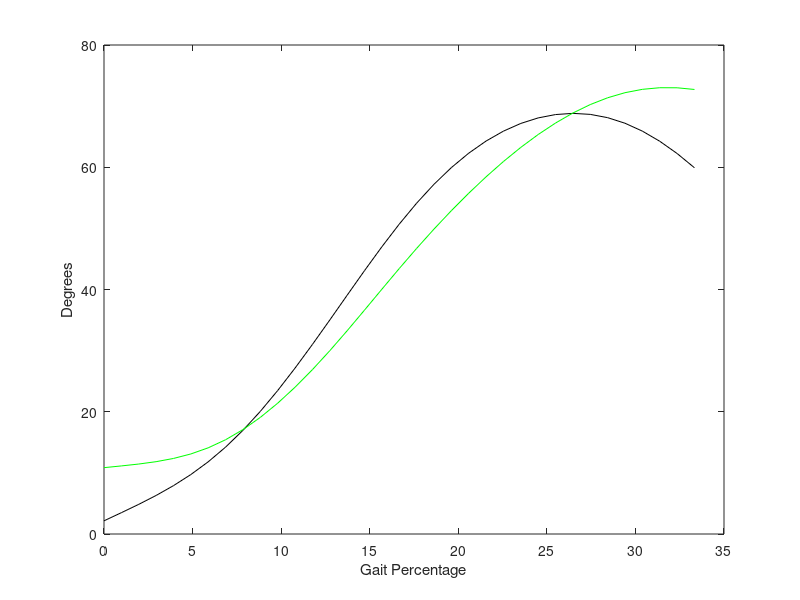
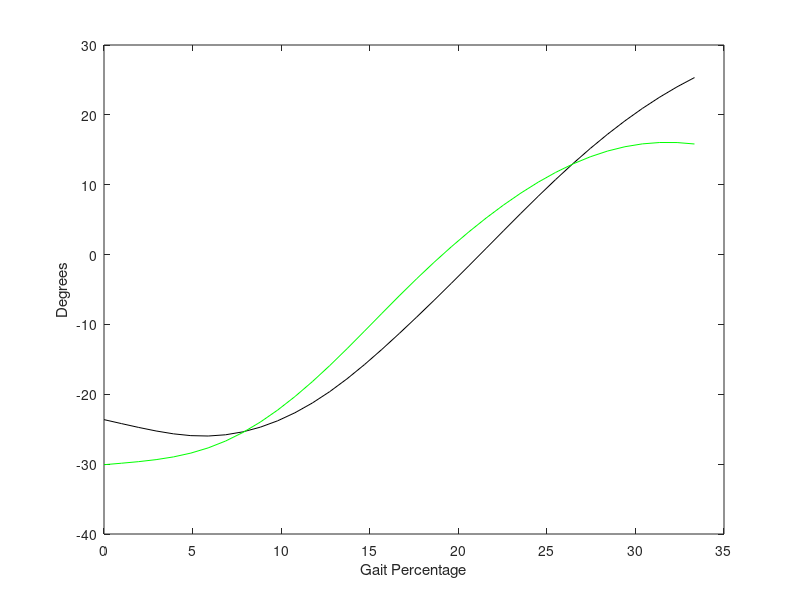
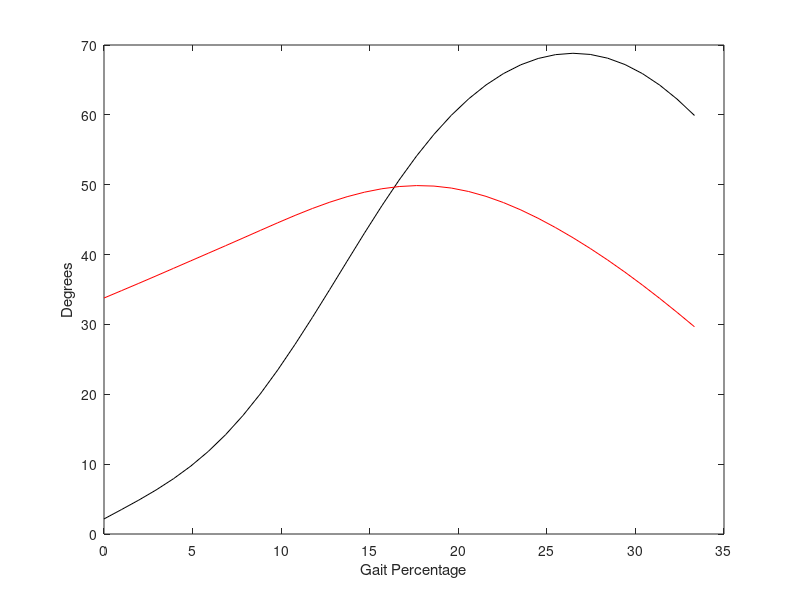
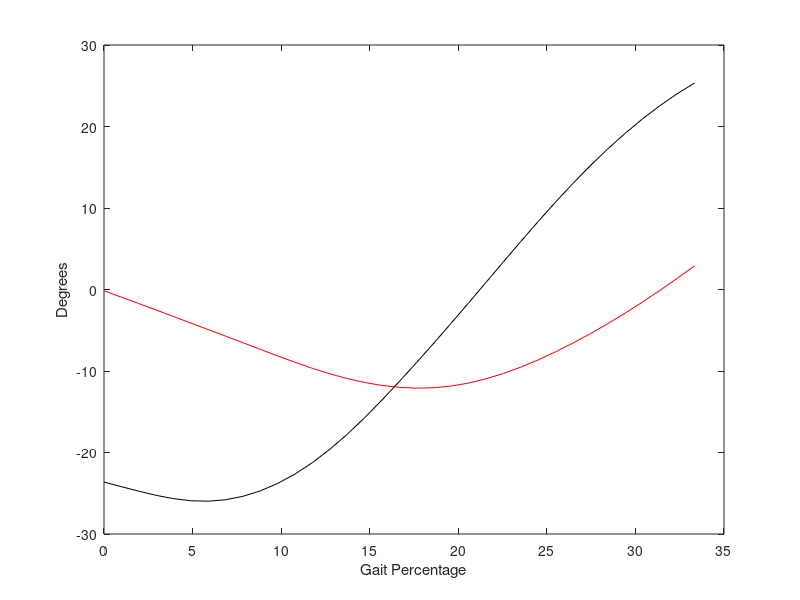

Write MATLAB code to recreate these figures, in order.
close all

%JntAng=[KneeLAng KneeRAng HipLRAng HipRAng TorsoAng];
% k = 105;
k = 35;
start = 0;
angle_data = load('JntAngS01_TRIAL_06');
% data1 = [KneeLAng HipLRAng]
data1 = angle_data.JntAngS01_TRIAL_06((1 + start):(k + start),[1 3]);
% jointsRight = angle_data.JntAngS01_TRIAL_06(1:105,[2 4]);

% subtract the mean of each column from the data
data_no_mean = data1-repmat(mean(data1),size(data1,1),1);
[nt,pt] = size(data1);
S = std(data1);
Srep = repmat(S,size(data1,1),1);
data = data1./Srep;
data_norm = data_no_mean./Srep;

[coeff,score,latent,tsquared,explained,mu] = pca(data1);

Pt = coeff;
Xt = data_norm;
Yt = Xt*Pt;

%Obtaining normalized principle comp without matlab function
Sxt = (1/(nt-1))*transpose(Xt)*Xt;
Syt = (1/(nt-1))*transpose(Yt)*Yt;
R = Sxt./(max(max(abs(Sxt))));                   %Sxt_normalized
[V,D] = eig(R);

Pt_new = Pt(:,1);
Pt_new = V(:,2);
P_new = Pt_new';
Y_new = P_new*Xt';              % 3 by n
Yt_new = Y_new';
X_new = pinv(P_new)*Y_new;      % p by n
Xt_new = X_new';                % n by p

% Mult by Stdev and add mean back
data1_new = Xt_new.*Srep - (data_no_mean - data1);

gait = linspace(0 + start, 100*(k/105 + start/105), k)';
% swing and then stance
for i = 1:2
    figure(i);
    plot (gait,data1(:,i),'k')
    hold on
    plot (gait,data1_new(:,i),'g')
    xlabel('Gait Percentage')
    ylabel('Degrees')
end

Pt_new = Pt(:,2);
Pt_new = V(:,1);
P_new = Pt_new';
Y_new = P_new*Xt';              % 3 by n
Yt_new = Y_new';
X_new = pinv(P_new)*Y_new;      % p by n
Xt_new = X_new';                % n by p

% Mult by Stdev and add mean back
data1_new = Xt_new.*Srep - (data_no_mean - data1);

for i = 1:2
    figure(i+2);
    plot (gait,data1(:,i),'k')
    hold on
    plot (gait,data1_new(:,i),'r')
    xlabel('Gait Percentage')
    ylabel('Degrees')
end

knee = data1(:,1);
hip = data1(:,2);
% force_data = load('S01_TRIAL_06_force');
%     Force = force_data.ElevAngS01_TRIAL_06_force(1:105,[4 6]);
figure(5)
plot(gait,knee(:,1),'k',gait,hip(:,1),'b',100*[53/105 53/105],[-30 70],'r')
xlabel('Gait Percentage')
ylabel('Degrees')